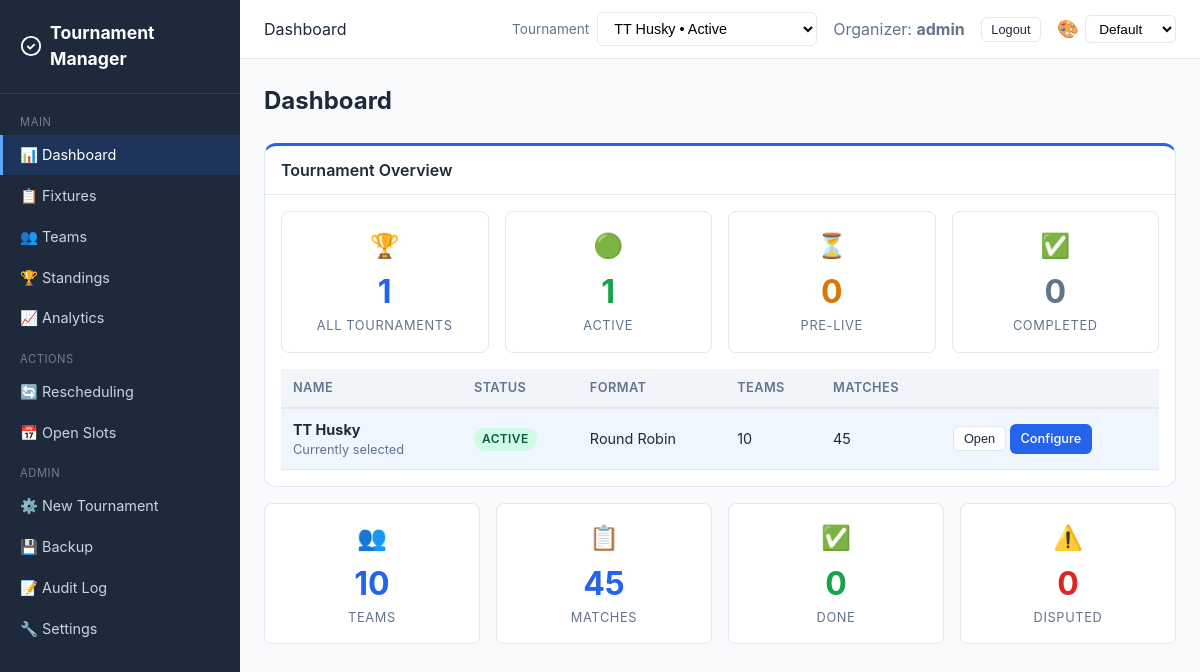
The app's page /dashboard/ (signed in), older data.
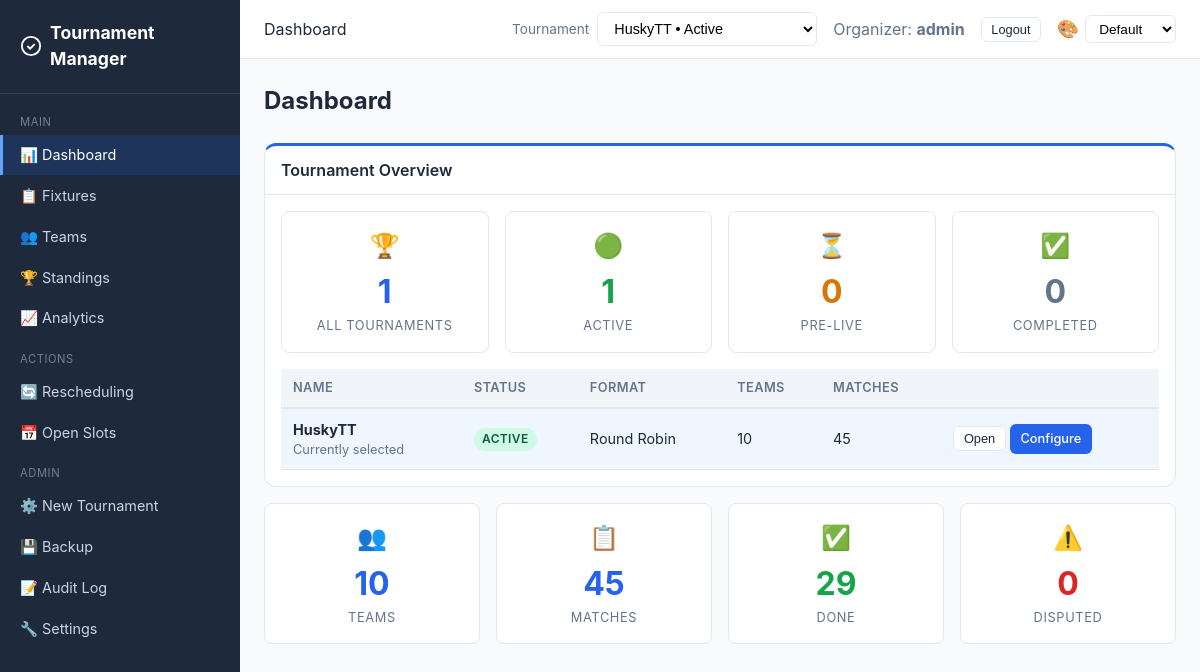
The same page, newer data.
### core/models.py (models this page shows, shortened)
class Tournament(models.Model):
    FORMAT_CHOICES = [
        ("round_robin", "Round Robin"),
        ("double_round_robin", "Double Round Robin"),
        ("knockout", "Knockout"),
        ("double_elimination", "Double Elimination"),
        ("consolation", "Consolation"),
        ("hybrid", "Hybrid (Groups + Knockout)"),
    ]
    SPORT_CHOICES = [
        ("badminton", "Badminton"),
        ("tennis", "Tennis"),
        ("volleyball", "Volleyball"),
        ("basketball", "Basketball"),
        ("soccer", "Soccer"),
        ("cricket", "Cricket"),
        ("table_tennis", "Table Tennis"),
        ("other", "Other"),
    ]
    WITHDRAWAL_POLICY_CHOICES = [
        ("forfeit", "Forfeit remaining matches"),
        ("void", "Void remaining matches"),
    ]
    name = models.CharField(max_length=200)
    sport_type = models.CharField(
        max_length=30, choices=SPORT_CHOICES, default="other",
        help_text="Type of sport for this tournament",
    )
    format = models.CharField(max_length=30, choices=FORMAT_CHOICES)
    players_per_team = models.IntegerField(
        default=1, help_text="Number of players required per team",
    )
    status = models.CharField(
        max_length=20,
        choices=[
            ("setup", "Setup"),
            ("registration_open", "Registration Open"),
            ("ready", "Ready for Scheduling"),
            ("scheduled", "Schedule Draft Ready"),
            ("active", "Active"),
            ("completed", "Completed"),
        ],
        default="setup",
    )
    created_at = models.DateTimeField(auto_now_add=True)
    started_at = models.DateTimeField(null=True, blank=True)
    completed_at = models.DateTimeField(null=True, blank=True)
    start_date = models.DateField(
        default=timezone.localdate,
        null=True,
        blank=True,
        help_text="Date from which automatic scheduling should begin",
    )
    expected_teams_count = models.PositiveIntegerField(
        default=0,
        blank=True,
        help_text="Expected number of teams before the tournament can start",
    )
    points_per_win = models.IntegerField(default=3)
    points_per_loss = models.IntegerField(default=0)
    points_per_draw = models.IntegerField(default=1)
    tiebreaker_order = models.TextField(
        default='["game_diff", "games_won", "head_to_head"]'
    )
    num_groups = models.IntegerField(default=2, help_text="For hybrid format")
    teams_per_group_advance = models.IntegerField(
        default=2, help_text="Teams advancing from each group"
    )
    withdrawal_policy = models.CharField(
        max_length=20, choices=WITHDRAWAL_POLICY_CHOICES, default="forfeit"
    )
    default_match_duration = models.IntegerField(
        default=30, help_text="Minutes per match"
    )

### core/views.py (the view, shortened to what this page needs)
# urls.py: path("dashboard/", views.dashboard_view, name="dashboard"),
@login_required
def dashboard_view(request):
    tournament = _get_tournament(request)
    if tournament:
        _expire_no_show_reports(tournament)
    team = _get_team(request.user)
    is_organizer = _is_organizer(request.user)
    context = {
        "tournament": tournament,
        "team": team,
        "is_organizer": is_organizer,
        "is_captain": _is_captain(request.user, team),
    }
    if is_organizer:
        all_tournaments = _get_available_tournaments()
        context["all_tournaments"] = all_tournaments
        context["active_tournaments_count"] = all_tournaments.filter(status="active").count()
        context["setup_tournaments_count"] = all_tournaments.filter(
            status__in=["setup", "registration_open", "ready", "scheduled"]
        ).count()
        context["completed_tournaments_count"] = all_tournaments.filter(status="completed").count()
    if tournament and is_organizer:
        context["total_teams"] = tournament.teams.count()
        context["total_matches"] = tournament.matches.count()
        context["confirmed_matches"] = tournament.matches.filter(status="confirmed").count()
        context["pending_matches_count"] = tournament.matches.filter(status="pending_confirmation").count()
        context["disputed_matches"] = tournament.matches.filter(status="disputed").count()
    context.update(_tournament_context(request, tournament))
    return _render_refreshable_page(
        request,
        "core/dashboard.html",
        "core/partials/dashboard_content.html",
        context,
    )

### core/views.py (called while the page is built)
def _get_available_tournaments():
    return Tournament.objects.annotate(
        team_count=Count("teams", distinct=True),
        match_count=Count("matches", distinct=True),
    ).annotate(
        status_rank=db_models.Case(
            db_models.When(status="active", then=db_models.Value(0)),
            db_models.When(status="registration_open", then=db_models.Value(1)),
            db_models.When(status="ready", then=db_models.Value(2)),
            db_models.When(status="scheduled", then=db_models.Value(3)),
            db_models.When(status="setup", then=db_models.Value(4)),
            db_models.When(status="completed", then=db_models.Value(5)),
            default=db_models.Value(6),
            output_field=db_models.IntegerField(),
        )
    ).order_by("status_rank", "-created_at")

def _tournament_context(request, tournament=None):
    if not request.user.is_authenticated or not _is_organizer(request.user):
        return {}
    return {
        "available_tournaments": _get_available_tournaments(),
        "selected_tournament": tournament,
    }

def _is_captain(user, team):
    return team is not None and team.user_id == user.pk

### templates/core/dashboard.html (shortened to what this page needs)
{% extends "core/base.html" %}
{% block page_header %}Dashboard{% endblock %}
{% block content %}
<h1 class="page-title">Dashboard</h1>
<div id="dashboard-live-region" data-auto-refresh="true" data-refresh-interval="15000">
    {% include "core/partials/dashboard_content.html" %}
</div>
{% endblock %}

### templates/core/base.html (shortened to what the changed rows need)
{% load static %}
<!DOCTYPE html>
<html lang="en">
<head>
    <link rel="stylesheet" href="{% static 'css/style.css' %}?v={% now 'YmdHis' %}">
</head>
<body>
{% if user.is_authenticated %}
<div class="app-layout">
    <div class="main-content">
        <header class="topbar">
            <div class="topbar-right">
                {% if user.is_staff and available_tournaments %}
                <form method="post" action="{% url 'select_tournament' %}" style="display:flex;align-items:center;gap:0.5rem;">
                    <label for="tournament-switch" class="text-muted" style="font-size:0.85rem;">Tournament</label>
                    <select id="tournament-switch" name="tournament_id" class="form-select" onchange="this.form.submit()" style="min-width:220px;">
                        {% for t in available_tournaments %}
                        <option value="{{ t.pk }}" {% if selected_tournament and t.pk == selected_tournament.pk %}selected{% endif %}>
                            {{ t.name }} • {{ t.get_status_display }}
                        </option>
                        {% endfor %}
                    </select>
                </form>
                {% endif %}
            </div>
        </header>
        <div class="content">
            {% block content %}{% endblock %}
        </div>
    </div>
</div>
{% endif %}
</body>
</html>

### templates/core/partials/dashboard_content.html (shortened to what the changed rows need)
{% if not tournament %}
<div class="card">
    <div class="card-body">
        <p>No tournament has been set up yet.</p>
        {% if is_organizer %}
        <a href="{% url 'tournament_setup' %}" class="btn btn-primary mt-1">Create Tournament</a>
        {% endif %}
    </div>
</div>
{% else %}
{% if is_organizer %}
<div class="card mb-2">
    <div class="card-body">
        {% if all_tournaments %}
        <div class="table-container">
            <table>
                <thead>
                    <tr><th>Name</th><th>Status</th><th>Format</th><th>Teams</th><th>Matches</th><th></th></tr>
                </thead>
                <tbody>
                    {% for t in all_tournaments %}
                    <tr{% if tournament and t.pk == tournament.pk %} class="row-selected"{% endif %}>
                        <td>
                            <strong>{{ t.name }}</strong>
                            {% if tournament and t.pk == tournament.pk %}
                            <div class="text-muted" style="font-size:0.8rem;">Currently selected</div>
                            {% endif %}
                        </td>
                        <td><span class="badge badge-{{ t.status }}">{{ t.get_status_display }}</span></td>
                        <td>{{ t.get_format_display }}</td>
                        <td>{{ t.team_count }}</td>
                        <td>{{ t.match_count }}</td>
                        <td>
                            <form method="post" action="{% url 'select_tournament' %}" style="display:inline-block;">
                                <button type="submit" class="btn btn-outline btn-sm">Open</button>
                            </form>
                            <a href="{% url 'tournament_config' pk=t.pk %}" class="btn btn-primary btn-sm">Configure</a>
                        </td>
                    </tr>
                    {% endfor %}
                </tbody>
            </table>
        </div>
        {% endif %}
    </div>
</div>
{% if tournament %}
<div class="grid grid-4 mb-2">
    <div class="stat-card">
        <div style="font-size:1.5rem;margin-bottom:0.25rem;">👥</div>
        <div class="stat-value">{{ total_teams|default:"0" }}</div>
        <div class="stat-label">Teams</div>
    </div>
    <div class="stat-card">
        <div style="font-size:1.5rem;margin-bottom:0.25rem;">📋</div>
        <div class="stat-value">{{ total_matches|default:"0" }}</div>
        <div class="stat-label">Matches</div>
    </div>
    <div class="stat-card">
        <div style="font-size:1.5rem;margin-bottom:0.25rem;">✅</div>
        <div class="stat-value" style="color:var(--success)">{{ confirmed_matches|default:"0" }}</div>
        <div class="stat-label">Done</div>
    </div>
    <div class="stat-card">
        <div style="font-size:1.5rem;margin-bottom:0.25rem;">⚠️</div>
        <div class="stat-value" style="color:var(--danger)">{{ disputed_matches|default:"0" }}</div>
        <div class="stat-label">Disputed</div>
    </div>
</div>
{% endif %}
{% endif %}
{% endif %}

Row changes from the older to the newer data that the page shows:
removed Tournament: name "TT Husky", shows "Currently selected", status "ACTIVE", format "Round Robin", team_count "10", match_count "45"
added Tournament: name "HuskyTT", shows "Currently selected", status "ACTIVE", format "Round Robin", team_count "10", match_count "45"
Text that changed along with them:
form field tournament_id: "TT Husky • Active" → "HuskyTT • Active"
{{ confirmed_matches|default:"0" }}: "0" → "29"
